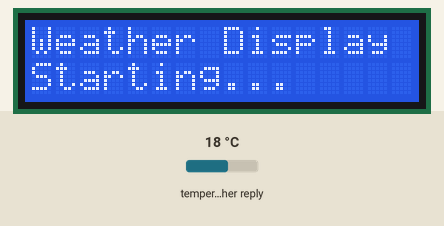
Simulated run of this sketch. Board: ESP32. On the bench: 16×2 character LCD. The test bench sets the inputs (shaded band); at power-on: temperature in the weather reply 18 °C. WiFi joins after 1.5 s; servers stay silent unless stated; the local clock reads 2024-03-15 10:24:30 at power-on unless the sketch sets it; web services answer with replies made up by the test bench; what the sketch prints to the serial monitor is not drawn.

Above: at 0.41 s.
1.5 s: temperature in the weather reply set to -14 °C
At 3.0 s:
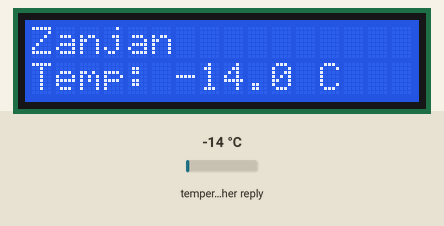
At 5.1 s:
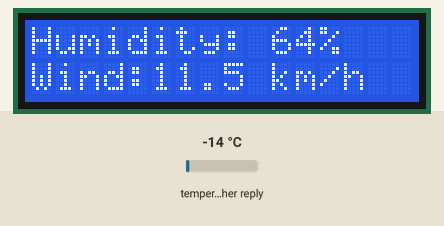
Timing chart, 0 to 6.6 s (numbered marks = the images above; inputs shaded):
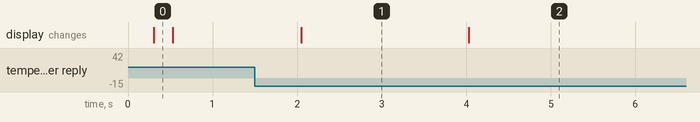

Measured:
- what the display in image 1 shows lasts 1.9 s, from 2.1 s to 4.0 s

The sketch:

ESP32_Weather.ino
```cpp
 // ESP32-WROOM-32 / Arduino ESP32 3.3.11
#include <Arduino.h>
#include <WiFi.h>
#include <WiFiClientSecure.h>
#include <HTTPClient.h>
#include <ArduinoJson.h>
#include <Wire.h>
#include <hd44780.h>
#include <hd44780ioClass/hd44780_I2Cexp.h>
#include <time.h>
#include "Config.h"
#include "RootCA.h"
#include "WeatherLogic.h"
struct City {const char* name;const char* lat;const char* lon;};
const City cities[]={{"Zanjan","36.67642","48.49628"},{"Qaen","33.72654","59.18439"}};
struct Reading {float temperature,humidity,wind;uint32_t received;bool valid,failed;};
struct Update {uint8_t city;bool ok;float temperature,humidity,wind;};
Reading readings[2]={};
QueueHandle_t resultQueue;
hd44780_I2Cexp lcd;
bool lcdOK=false;
uint8_t page=0;
uint32_t pageAt=0,drawAt=0;
// Only this worker accesses HTTP/TLS. LCD stays responsive during slow requests.
bool fetchWeather(uint8_t city,Update& out){
 WiFiClientSecure client;client.setCACert(ROOT_CA);client.setHandshakeTimeout(10);
 HTTPClient http;http.setConnectTimeout(8000);http.setTimeout(8000);http.useHTTP10(true);
 String url="https://api.open-meteo.com/v1/forecast?latitude=";
 url+=cities[city].lat;url+="&longitude=";url+=cities[city].lon;
 url+="&current=temperature_2m,relative_humidity_2m,wind_speed_10m&temperature_unit=celsius&wind_speed_unit=kmh&timezone=Asia%2FTehran";
 if(!http.begin(client,url))return false;
 int status=http.GET();
 if(status!=HTTP_CODE_OK){Serial.printf("%s: HTTP %d\n",cities[city].name,status);http.end();return false;}
 StaticJsonDocument<1536> doc;
 auto error=deserializeJson(doc,http.getStream());http.end();
 if(error){Serial.printf("JSON: %s\n",error.c_str());return false;}
 JsonObject current=doc["current"];
 if(!current["temperature_2m"].is<float>()||!current["relative_humidity_2m"].is<float>()||!current["wind_speed_10m"].is<float>())return false;
 out.temperature=current["temperature_2m"];
 out.humidity=current["relative_humidity_2m"];
 out.wind=current["wind_speed_10m"];
 if(!validWeather(out.temperature,out.humidity,out.wind))return false;
 Serial.printf("%s: %.1f C / %.0f %% / %.1f km/h; API time: %s\n",cities[city].name,out.temperature,out.humidity,out.wind,current["time"] | "unknown");
 return true;
}
void networkTask(void*){
 uint32_t attemptAt[2]={};bool attempted[2]={},success[2]={};
 bool previousConnected=false;
 for(;;){
  bool connected=WiFi.status()==WL_CONNECTED;
  if(connected&&!previousConnected){attempted[0]=attempted[1]=false;Serial.println("WiFi connected");}
  previousConnected=connected;
  // Certificate verification requires a correct clock. Never disable TLS verification.
  if(connected && time(nullptr)>1700000000){
   for(uint8_t i=0;i<2;i++){
    uint32_t now=millis();
    if(!attempted[i] || uint32_t(now-attemptAt[i])>=(success[i]?REFRESH_MS:RETRY_MS)){
     Update update={};update.city=i;update.ok=fetchWeather(i,update);
     attemptAt[i]=millis();attempted[i]=true;success[i]=update.ok;
     xQueueSend(resultQueue,&update,portMAX_DELAY);
    }
   }
  }
  vTaskDelay(pdMS_TO_TICKS(250));
 }
}
void printLine(uint8_t row,const char* text){
 char padded[17];memset(padded,' ',16);padded[16]=0;
 size_t n=strlen(text);if(n>16)n=16;memcpy(padded,text,n);
 lcd.setCursor(0,row);lcd.print(padded);
}
void draw(){
 uint8_t city=page/2;Reading &r=readings[city];
 char a[32],b[32];
 bool offline=WiFi.status()!=WL_CONNECTED;
 bool stale=r.valid&&(offline||r.failed||expired(millis(),r.received));
 if(!r.valid){
  snprintf(a,sizeof(a),"%s",cities[city].name);
  snprintf(b,sizeof(b),"%s",offline?"WiFi connecting":time(nullptr)<1700000000?"Syncing clock":r.failed?"API retry...":"Loading weather");
 }else if(page%2==0){
  snprintf(a,sizeof(a),"%s%s",cities[city].name,stale?" *OLD":"");
  snprintf(b,sizeof(b),"Temp: %.1f C",r.temperature);
 }else{
  snprintf(a,sizeof(a),"Humidity:%3.0f%%%s",r.humidity,stale?" *":"");
  snprintf(b,sizeof(b),"Wind:%.1f km/h",r.wind);
 }
 if(lcdOK){printLine(0,a);printLine(1,b);}
}
void setup(){
 Serial.begin(115200);delay(200);
 Wire.begin(LCD_SDA,LCD_SCL);
 int status=lcd.begin(16,2);lcdOK=status==0;
 if(lcdOK){lcd.backlight();printLine(0,"Weather Display");printLine(1,"Starting...");}
 else Serial.printf("LCD initialization error: %d\n",status);
 resultQueue=xQueueCreate(4,sizeof(Update));
 if(!resultQueue){Serial.println("Queue allocation failed");if(lcdOK)printLine(1,"Memory error");return;}
 WiFi.persistent(false);WiFi.mode(WIFI_STA);WiFi.setAutoReconnect(true);
 WiFi.begin(WIFI_SSID,WIFI_PASSWORD);
 configTime(0,0,"pool.ntp.org","time.google.com","time.cloudflare.com");
 if(xTaskCreate(networkTask,"weather",12288,nullptr,1,nullptr)!=pdPASS){
  Serial.println("Worker allocation failed");if(lcdOK)printLine(1,"Task error");
 }
}
void loop(){
 Update update;
 if(resultQueue)while(xQueueReceive(resultQueue,&update,0)==pdTRUE){
  Reading &r=readings[update.city];r.failed=!update.ok;
  if(update.ok){r.temperature=update.temperature;r.humidity=update.humidity;r.wind=update.wind;r.received=millis();r.valid=true;}
 }
 uint32_t now=millis();
 if(uint32_t(now-pageAt)>=PAGE_MS){page=(page+1)%4;pageAt=now;draw();}
 if(uint32_t(now-drawAt)>=500){drawAt=now;draw();}
 // Retry initial failed Wi-Fi association as well as later disconnections.
 static uint32_t reconnectAt=0;
 if(WiFi.status()!=WL_CONNECTED && uint32_t(now-reconnectAt)>=20000){reconnectAt=now;WiFi.reconnect();}
 delay(10);
}
```

RootCA.h
```cpp
#pragma once
static const char ROOT_CA[] PROGMEM = R"CERT(-----BEGIN CERTIFICATE-----
MIIFazCCA1OgAwIBAgIRAIIQz7DSQONZRGPgu2OCiwAwDQYJKoZIhvcNAQELBQAw
TzELMAkGA1UEBhMCVVMxKTAnBgNVBAoTIEludGVybmV0IFNlY3VyaXR5IFJlc2Vh
cmNoIEdyb3VwMRUwEwYDVQQDEwxJU1JHIFJvb3QgWDEwHhcNMTUwNjA0MTEwNDM4
WhcNMzUwNjA0MTEwNDM4WjBPMQswCQYDVQQGEwJVUzEpMCcGA1UEChMgSW50ZXJu
ZXQgU2VjdXJpdHkgUmVzZWFyY2ggR3JvdXAxFTATBgNVBAMTDElTUkcgUm9vdCBY
MTCCAiIwDQYJKoZIhvcNAQEBBQADggIPADCCAgoCggIBAK3oJHP0FDfzm54rVygc
h77ct984kIxuPOZXoHj3dcKi/vVqbvYATyjb3miGbESTtrFj/RQSa78f0uoxmyF+
0TM8ukj13Xnfs7j/EvEhmkvBioZxaUpmZmyPfjxwv60pIgbz5MDmgK7iS4+3mX6U
A5/TR5d8mUgjU+g4rk8Kb4Mu0UlXjIB0ttov0DiNewNwIRt18jA8+o+u3dpjq+sW
T8KOEUt+zwvo/7V3LvSye0rgTBIlDHCNAymg4VMk7BPZ7hm/ELNKjD+Jo2FR3qyH
B5T0Y3HsLuJvW5iB4YlcNHlsdu87kGJ55tukmi8mxdAQ4Q7e2RCOFvu396j3x+UC
B5iPNgiV5+I3lg02dZ77DnKxHZu8A/lJBdiB3QW0KtZB6awBdpUKD9jf1b0SHzUv
KBds0pjBqAlkd25HN7rOrFleaJ1/ctaJxQZBKT5ZPt0m9STJEadao0xAH0ahmbWn
OlFuhjuefXKnEgV4We0+UXgVCwOPjdAvBbI+e0ocS3MFEvzG6uBQE3xDk3SzynTn
jh8BCNAw1FtxNrQHusEwMFxIt4I7mKZ9YIqioymCzLq9gwQbooMDQaHWBfEbwrbw
qHyGO0aoSCqI3Haadr8faqU9GY/rOPNk3sgrDQoo//fb4hVC1CLQJ13hef4Y53CI
rU7m2Ys6xt0nUW7/vGT1M0NPAgMBAAGjQjBAMA4GA1UdDwEB/wQEAwIBBjAPBgNV
HRMBAf8EBTADAQH/MB0GA1UdDgQWBBR5tFnme7bl5AFzgAiIyBpY9umbbjANBgkq
hkiG9w0BAQsFAAOCAgEAVR9YqbyyqFDQDLHYGmkgJykIrGF1XIpu+ILlaS/V9lZL
ubhzEFnTIZd+50xx+7LSYK05qAvqFyFWhfFQDlnrzuBZ6brJFe+GnY+EgPbk6ZGQ
3BebYhtF8GaV0nxvwuo77x/Py9auJ/GpsMiu/X1+mvoiBOv/2X/qkSsisRcOj/KK
NFtY2PwByVS5uCbMiogziUwthDyC3+6WVwW6LLv3xLfHTjuCvjHIInNzktHCgKQ5
ORAzI4JMPJ+GslWYHb4phowim57iaztXOoJwTdwJx4nLCgdNbOhdjsnvzqvHu7Ur
TkXWStAmzOVyyghqpZXjFaH3pO3JLF+l+/+sKAIuvtd7u+Nxe5AW0wdeRlN8NwdC
jNPElpzVmbUq4JUagEiuTDkHzsxHpFKVK7q4+63SM1N95R1NbdWhscdCb+ZAJzVc
oyi3B43njTOQ5yOf+1CceWxG1bQVs5ZufpsMljq4Ui0/1lvh+wjChP4kqKOJ2qxq
4RgqsahDYVvTH9w7jXbyLeiNdd8XM2w9U/t7y0Ff/9yi0GE44Za4rF2LN9d11TPA
mRGunUHBcnWEvgJBQl9nJEiU0Zsnvgc/ubhPgXRR4Xq37Z0j4r7g1SgEEzwxA57d
emyPxgcYxn/eR44/KJ4EBs+lVDR3veyJm+kXQ99b21/+jh5Xos1AnX5iItreGCc=
-----END CERTIFICATE-----
)CERT";
```

WeatherLogic.h
```cpp
#pragma once
#include <math.h>
#include <stdint.h>
inline bool validWeather(float t,float h,float w){
 return isfinite(t)&&isfinite(h)&&isfinite(w)&&t>=-90&&t<=65&&h>=0&&h<=100&&w>=0&&w<=500;
}
inline bool expired(uint32_t now,uint32_t last){return uint32_t(now-last)>1200000u;}
```

Config.h
```cpp
#pragma once
// Enter your 2.4 GHz Wi-Fi credentials here. Keep the quotation marks.
static const char WIFI_SSID[] = "";
static const char WIFI_PASSWORD[] = "";
constexpr int LCD_SDA=21;
constexpr int LCD_SCL=22;
constexpr uint32_t REFRESH_MS=600000;
constexpr uint32_t RETRY_MS=60000;
constexpr uint32_t PAGE_MS=4000;
```
